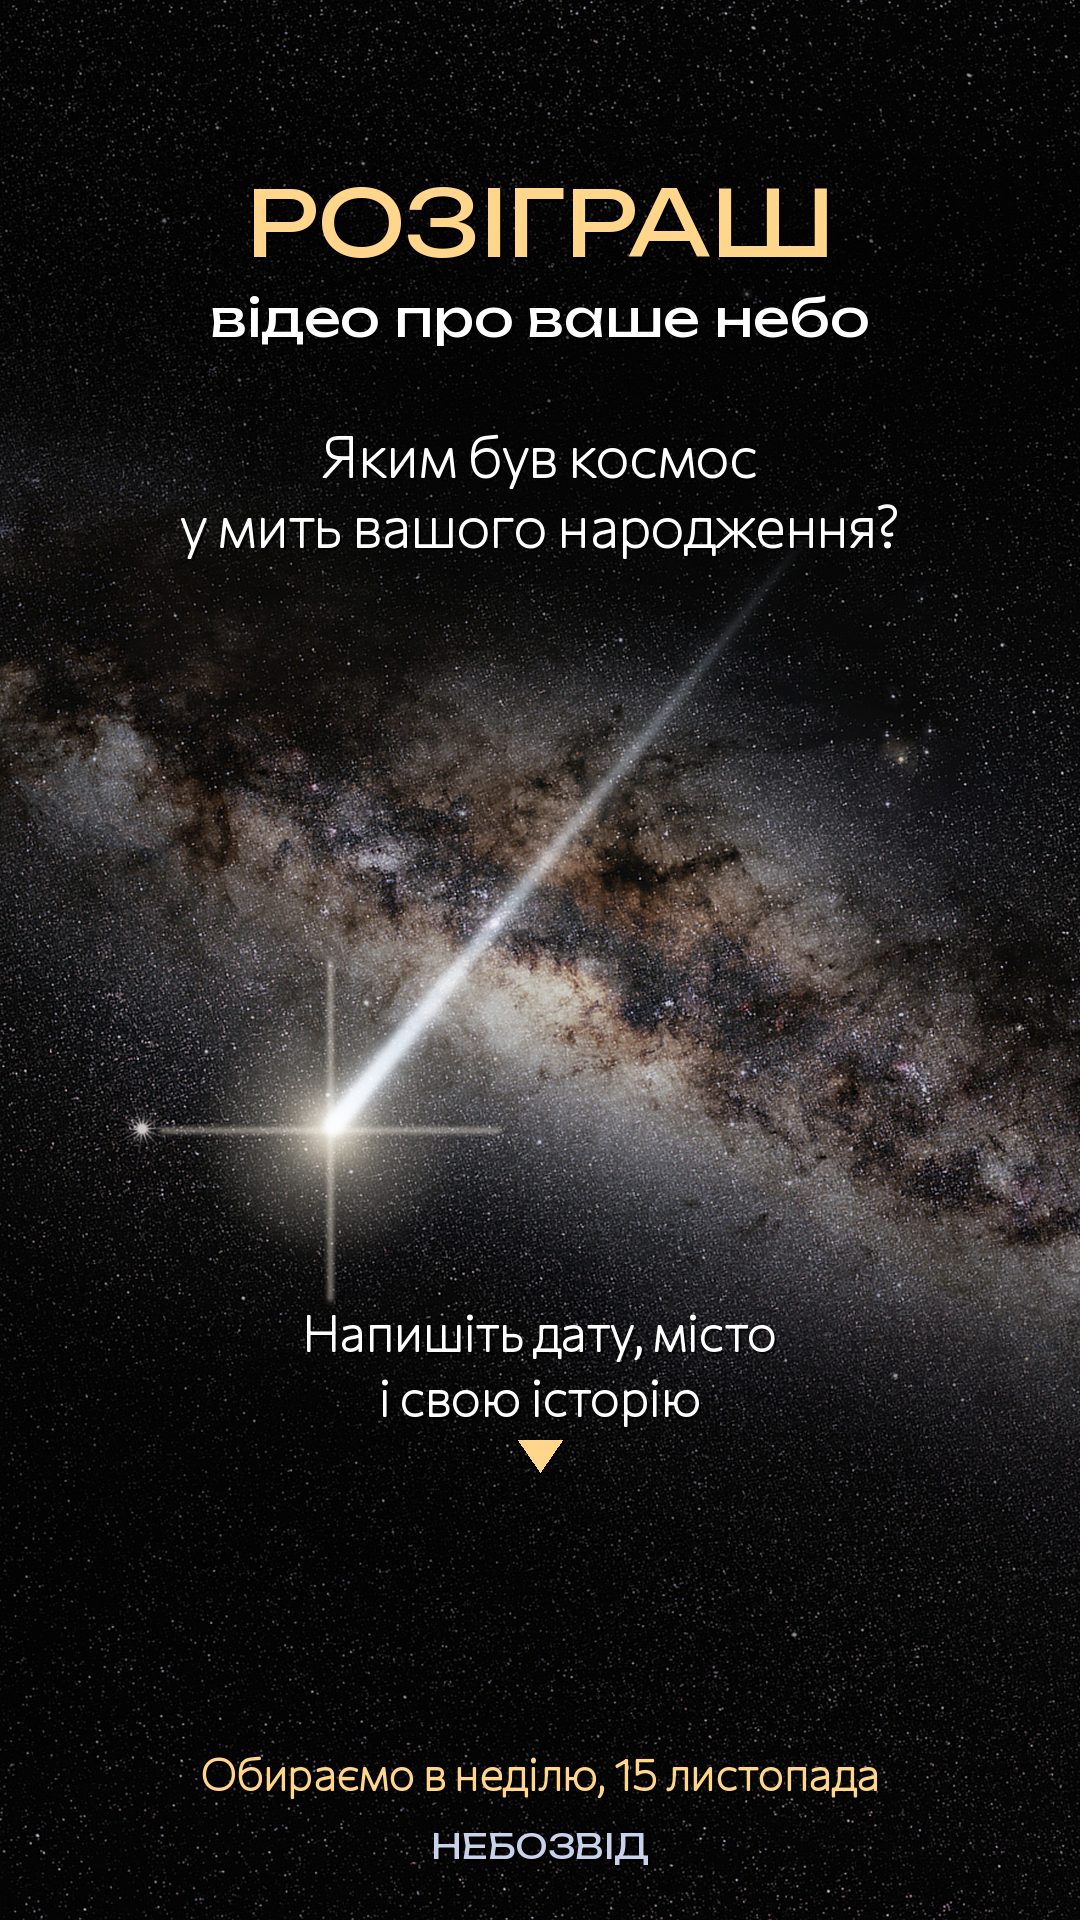

Write Python code to recreate this figure.
from PIL import Image, ImageDraw, ImageFont, ImageFilter, ImageEnhance
import numpy as np, math
W,H=1080,1920
sky=Image.open('data/sky/eso0932a.jpg').convert('RGB')
# central galaxy region, vertical crop, rotate so the band is diagonal
c=sky.crop((1800,0,4200,3000)).rotate(-28,resample=Image.BICUBIC,expand=False)
cw,ch=c.size
s=max(W/cw,H/ch)*1.9
c=c.resize((int(cw*s),int(ch*s)),Image.LANCZOS)
x0=(c.width-W)//2; y0=(c.height-H)//2
bg=c.crop((x0,y0,x0+W,y0+H))
bg=ImageEnhance.Brightness(bg).enhance(0.85)
a=np.asarray(bg).astype(np.float32)/255
yy=np.linspace(0,1,H)[:,None,None]
# darken top (title) and lower area (sticker) slightly
shade=1-0.55*np.exp(-((yy-0.17)/0.16)**2)-0.35*np.exp(-((yy-0.80)/0.15)**2)
a*=shade
a=np.clip(a,0,1)
img=Image.fromarray((a*255).astype(np.uint8))

# falling star: streak from upper right to point P with glow + flare
glow=Image.new('RGB',(W,H),0); g=ImageDraw.Draw(glow)
P=(330,1130); L=620; ang=math.radians(205)
dx,dy=math.cos(ang),-math.sin(ang)  # direction from head back to tail
N=160
for i in range(N):
    t=i/N
    x=P[0]-dx*L*t*-1; y=P[1]-dy*L*t*-1
for i in range(N,0,-1):
    t=i/N
    x=P[0]+ (900-P[0])*t; y=P[1]+(420-P[1])*t
    r=1+9*(1-t)
    v=int(255*(1-t)**1.6)
    g.ellipse((x-r,y-r,x+r,y+r),fill=(int(v*0.85),int(v*0.92),v))
glow1=glow.filter(ImageFilter.GaussianBlur(14))
glow2=glow.filter(ImageFilter.GaussianBlur(3))
fl=Image.new('RGB',(W,H),0); f=ImageDraw.Draw(fl)
for r,v in [(110,40),(60,90),(30,170),(14,255)]:
    f.ellipse((P[0]-r,P[1]-r,P[0]+r,P[1]+r),fill=(v,int(v*0.95),int(v*0.85)))
fl=fl.filter(ImageFilter.GaussianBlur(18))
sp=Image.new('RGB',(W,H),0); s2=ImageDraw.Draw(sp)
for (ax,ay,bx,by,wd) in [(P[0]-170,P[1],P[0]+170,P[1],3),(P[0],P[1]-170,P[0],P[1]+170,3)]:
    s2.line((ax,ay,bx,by),fill=(255,240,220),width=wd)
sp=sp.filter(ImageFilter.GaussianBlur(2.5))
A=np.asarray(img).astype(np.float32)
for layer,k in [(glow1,1.3),(glow2,1.0),(fl,1.2),(sp,0.9)]:
    A=255-(255-A)*(1-np.asarray(layer).astype(np.float32)/255*k).clip(0,1)
img=Image.fromarray(A.clip(0,255).astype(np.uint8))

d=ImageDraw.Draw(img)
U=lambda s:ImageFont.truetype('fonts/Unbounded.ttf',s)
C=lambda s:ImageFont.truetype('fonts/Commissioner.ttf',s)
def ctext(y,t,font,fill=(255,255,255)):
    w=d.textlength(t,font=font); 
    d.text(((W-w)/2+3,y+3),t,font=font,fill=(0,0,0))
    d.text(((W-w)/2,y),t,font=font,fill=fill,stroke_width=1 if font.size<80 and 'Commissioner' in font.path else 0,stroke_fill=fill)
gold=(255,214,140)
ctext(170,"🎁".replace("🎁",""),U(10))
ctext(165,"РОЗІГРАШ",U(92),gold)
ctext(285,"відео про ваше небо",U(52))
ctext(420,"Яким був космос",C(56))
ctext(490,"у мить вашого народження?",C(56))
ctext(1300,"Напишіть дату, місто",C(50))
ctext(1365,"і свою історію 👇".replace(" 👇",""),C(50))
d.polygon([(W/2-22,1440),(W/2+22,1440),(W/2,1472)],fill=gold)
# space for sticker ~1500-1720
ctext(1745,"Обираємо в неділю, 15 листопада",C(44),gold)
ctext(1825,"НЕБОЗВІД",U(34),(200,210,235))
img.save('/home/user/Cloud/videos/stories/rozigrash.png')
